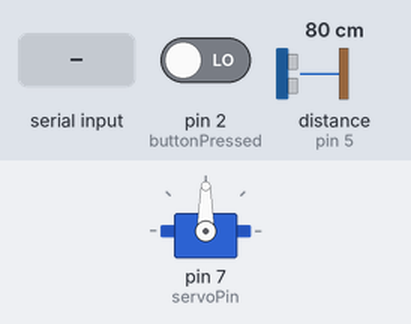
This sketch was run on a simulated Arduino Uno, built with avr-gcc and run on an emulated ATmega328P. On the bench: servo. The test bench sets the inputs (shaded band); at power-on: pin 2 (buttonPressed) LOW, distance to the obstacle (sensor on pin 5) 80 cm. The echo pulse lasts 58.3 µs per cm; what the sketch prints to the serial monitor is not drawn.

Above: at 1.2 s.
1.3 s: "1" received over Serial
At 2.3 s:
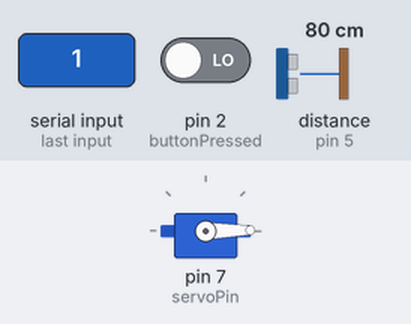
2.8 s: "0" received over Serial
At 3.5 s:
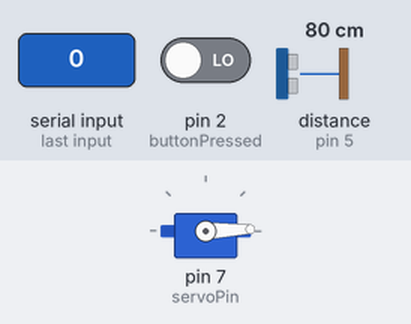
4.3 s: "2" received over Serial
At 4.6 s:
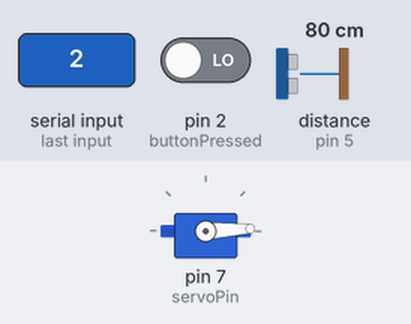
Timing chart, 0 to 7.3 s (numbered marks = the images above; inputs shaded):
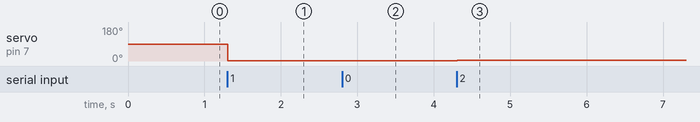

Measured:
- after the input at 1.3 s, servo on pin 7 (servoPin): 90° → 1° at once
- after the input at 2.8 s, servo on pin 7 (servoPin): 1° → 2° at once
- after the input at 4.3 s, servo on pin 7 (servoPin): 2° → 3° at once

The sketch:

Radar_project_V2_for_android.ino
```cpp
// (licence header left out)
#include <Servo.h>
//===================== Pins ========================

int servoPin  = 7;
int buzzerPin = 8;
int trigger   = 4;
int echo      = 5;

//=================== Variables =====================

Servo myServo     ;
int Direction  =1 ;
int angle      =1 ;
int distance  = 35  ;

boolean Start = true ;

//===================== Setup =======================
void setup() {

  Serial.begin(9600);

  myServo.attach(servoPin);
  pinMode(buzzerPin,OUTPUT);
  pinMode(trigger,OUTPUT);
  pinMode(echo,INPUT);

  pinMode(2,INPUT);

  //interrupt
 // attachInterrupt(0,buttonPressed,CHANGE);


//--------say Hello----------
    Serial.println(angle);
    Serial.println(distance);
}

//=================== Main Loop =====================

void loop() {

 // Serial.begin(9600);
  buttonPressed();//pause or continue to whole process
  if(Serial.available()>0 && Start){

  Serial.end();
  Serial.begin(9600);

//------------- Turn around at 180 or 0 -------------

  if  (angle == 180 || angle == 0){
    Direction = -Direction ;
  }

//---------------- Ckecking the area ----------------

  digitalWrite(trigger, LOW);
  delayMicroseconds(2);
  digitalWrite(trigger, HIGH);
  delayMicroseconds(10);
  digitalWrite(trigger, LOW);

  // distance in centimeters
  distance = (int) pulseIn(echo, HIGH) / 58;


  if(distance > 50 ){distance = 255 ;}


//----------- Moving the UltraSound(radar)-----------

  myServo.write(angle);

//---------- Sending Data to Processing ---------

  Serial.write(angle);
  Serial.write(distance);

//--------------- Make buzzing sound ----------------

  if(distance < 40 ){tone(buzzerPin,277);}
  else {noTone(buzzerPin);}
//
//---------- Increment/Decrement the angle-----------
  angle = angle + Direction ;
//---------------------------------------------------


  }

}


void buttonPressed(){
  if(digitalRead(2)== HIGH){
  Start = !Start;

  delay(500);}
}
```
